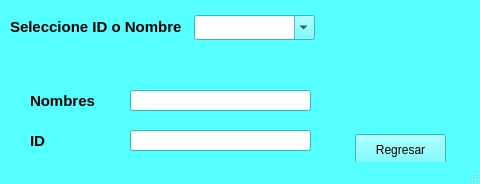
<?xml version="1.0" encoding="UTF-8"?>
<ui version="4.0">
 <class>Seleccion_Cuenta</class>
 <widget class="QMainWindow" name="Seleccion_Cuenta">
  <property name="geometry">
   <rect>
    <x>0</x>
    <y>0</y>
    <width>480</width>
    <height>184</height>
   </rect>
  </property>
  <property name="minimumSize">
   <size>
    <width>480</width>
    <height>184</height>
   </size>
  </property>
  <property name="maximumSize">
   <size>
    <width>480</width>
    <height>184</height>
   </size>
  </property>
  <property name="palette">
   <palette>
    <active>
     <colorrole role="WindowText">
      <brush brushstyle="SolidPattern">
       <color alpha="255">
        <red>0</red>
        <green>0</green>
        <blue>0</blue>
       </color>
      </brush>
     </colorrole>
     <colorrole role="Button">
      <brush brushstyle="SolidPattern">
       <color alpha="255">
        <red>85</red>
        <green>255</green>
        <blue>255</blue>
       </color>
      </brush>
     </colorrole>
     <colorrole role="Light">
      <brush brushstyle="SolidPattern">
       <color alpha="255">
        <red>213</red>
        <green>255</green>
        <blue>255</blue>
       </color>
      </brush>
     </colorrole>
     <colorrole role="Midlight">
      <brush brushstyle="SolidPattern">
       <color alpha="255">
        <red>149</red>
        <green>255</green>
        <blue>255</blue>
       </color>
      </brush>
     </colorrole>
     <colorrole role="Dark">
      <brush brushstyle="SolidPattern">
       <color alpha="255">
        <red>42</red>
        <green>127</green>
        <blue>127</blue>
       </color>
      </brush>
     </colorrole>
     <colorrole role="Mid">
      <brush brushstyle="SolidPattern">
       <color alpha="255">
        <red>56</red>
        <green>170</green>
        <blue>170</blue>
       </color>
      </brush>
     </colorrole>
     <colorrole role="Text">
      <brush brushstyle="SolidPattern">
       <color alpha="255">
        <red>0</red>
        <green>0</green>
        <blue>0</blue>
       </color>
      </brush>
     </colorrole>
     <colorrole role="BrightText">
      <brush brushstyle="SolidPattern">
       <color alpha="255">
        <red>255</red>
        <green>255</green>
        <blue>255</blue>
       </color>
      </brush>
     </colorrole>
     <colorrole role="ButtonText">
      <brush brushstyle="SolidPattern">
       <color alpha="255">
        <red>0</red>
        <green>0</green>
        <blue>0</blue>
       </color>
      </brush>
     </colorrole>
     <colorrole role="Base">
      <brush brushstyle="SolidPattern">
       <color alpha="255">
        <red>255</red>
        <green>255</green>
        <blue>255</blue>
       </color>
      </brush>
     </colorrole>
     <colorrole role="Window">
      <brush brushstyle="SolidPattern">
       <color alpha="255">
        <red>85</red>
        <green>255</green>
        <blue>255</blue>
       </color>
      </brush>
     </colorrole>
     <colorrole role="Shadow">
      <brush brushstyle="SolidPattern">
       <color alpha="255">
        <red>0</red>
        <green>0</green>
        <blue>0</blue>
       </color>
      </brush>
     </colorrole>
     <colorrole role="AlternateBase">
      <brush brushstyle="SolidPattern">
       <color alpha="255">
        <red>170</red>
        <green>255</green>
        <blue>255</blue>
       </color>
      </brush>
     </colorrole>
     <colorrole role="ToolTipBase">
      <brush brushstyle="SolidPattern">
       <color alpha="255">
        <red>255</red>
        <green>255</green>
        <blue>220</blue>
       </color>
      </brush>
     </colorrole>
     <colorrole role="ToolTipText">
      <brush brushstyle="SolidPattern">
       <color alpha="255">
        <red>0</red>
        <green>0</green>
        <blue>0</blue>
       </color>
      </brush>
     </colorrole>
    </active>
    <inactive>
     <colorrole role="WindowText">
      <brush brushstyle="SolidPattern">
       <color alpha="255">
        <red>0</red>
        <green>0</green>
        <blue>0</blue>
       </color>
      </brush>
     </colorrole>
     <colorrole role="Button">
      <brush brushstyle="SolidPattern">
       <color alpha="255">
        <red>85</red>
        <green>255</green>
        <blue>255</blue>
       </color>
      </brush>
     </colorrole>
     <colorrole role="Light">
      <brush brushstyle="SolidPattern">
       <color alpha="255">
        <red>213</red>
        <green>255</green>
        <blue>255</blue>
       </color>
      </brush>
     </colorrole>
     <colorrole role="Midlight">
      <brush brushstyle="SolidPattern">
       <color alpha="255">
        <red>149</red>
        <green>255</green>
        <blue>255</blue>
       </color>
      </brush>
     </colorrole>
     <colorrole role="Dark">
      <brush brushstyle="SolidPattern">
       <color alpha="255">
        <red>42</red>
        <green>127</green>
        <blue>127</blue>
       </color>
      </brush>
     </colorrole>
     <colorrole role="Mid">
      <brush brushstyle="SolidPattern">
       <color alpha="255">
        <red>56</red>
        <green>170</green>
        <blue>170</blue>
       </color>
      </brush>
     </colorrole>
     <colorrole role="Text">
      <brush brushstyle="SolidPattern">
       <color alpha="255">
        <red>0</red>
        <green>0</green>
        <blue>0</blue>
       </color>
      </brush>
     </colorrole>
     <colorrole role="BrightText">
      <brush brushstyle="SolidPattern">
       <color alpha="255">
        <red>255</red>
        <green>255</green>
        <blue>255</blue>
       </color>
      </brush>
     </colorrole>
     <colorrole role="ButtonText">
      <brush brushstyle="SolidPattern">
       <color alpha="255">
        <red>0</red>
        <green>0</green>
        <blue>0</blue>
       </color>
      </brush>
     </colorrole>
     <colorrole role="Base">
      <brush brushstyle="SolidPattern">
       <color alpha="255">
        <red>255</red>
        <green>255</green>
        <blue>255</blue>
       </color>
      </brush>
     </colorrole>
     <colorrole role="Window">
      <brush brushstyle="SolidPattern">
       <color alpha="255">
        <red>85</red>
        <green>255</green>
        <blue>255</blue>
       </color>
      </brush>
     </colorrole>
     <colorrole role="Shadow">
      <brush brushstyle="SolidPattern">
       <color alpha="255">
        <red>0</red>
        <green>0</green>
        <blue>0</blue>
       </color>
      </brush>
     </colorrole>
     <colorrole role="AlternateBase">
      <brush brushstyle="SolidPattern">
       <color alpha="255">
        <red>170</red>
        <green>255</green>
        <blue>255</blue>
       </color>
      </brush>
     </colorrole>
     <colorrole role="ToolTipBase">
      <brush brushstyle="SolidPattern">
       <color alpha="255">
        <red>255</red>
        <green>255</green>
        <blue>220</blue>
       </color>
      </brush>
     </colorrole>
     <colorrole role="ToolTipText">
      <brush brushstyle="SolidPattern">
       <color alpha="255">
        <red>0</red>
        <green>0</green>
        <blue>0</blue>
       </color>
      </brush>
     </colorrole>
    </inactive>
    <disabled>
     <colorrole role="WindowText">
      <brush brushstyle="SolidPattern">
       <color alpha="255">
        <red>42</red>
        <green>127</green>
        <blue>127</blue>
       </color>
      </brush>
     </colorrole>
     <colorrole role="Button">
      <brush brushstyle="SolidPattern">
       <color alpha="255">
        <red>85</red>
        <green>255</green>
        <blue>255</blue>
       </color>
      </brush>
     </colorrole>
     <colorrole role="Light">
      <brush brushstyle="SolidPattern">
       <color alpha="255">
        <red>213</red>
        <green>255</green>
        <blue>255</blue>
       </color>
      </brush>
     </colorrole>
     <colorrole role="Midlight">
      <brush brushstyle="SolidPattern">
       <color alpha="255">
        <red>149</red>
        <green>255</green>
        <blue>255</blue>
       </color>
      </brush>
     </colorrole>
     <colorrole role="Dark">
      <brush brushstyle="SolidPattern">
       <color alpha="255">
        <red>42</red>
        <green>127</green>
        <blue>127</blue>
       </color>
      </brush>
     </colorrole>
     <colorrole role="Mid">
      <brush brushstyle="SolidPattern">
       <color alpha="255">
        <red>56</red>
        <green>170</green>
        <blue>170</blue>
       </color>
      </brush>
     </colorrole>
     <colorrole role="Text">
      <brush brushstyle="SolidPattern">
       <color alpha="255">
        <red>42</red>
        <green>127</green>
        <blue>127</blue>
       </color>
      </brush>
     </colorrole>
     <colorrole role="BrightText">
      <brush brushstyle="SolidPattern">
       <color alpha="255">
        <red>255</red>
        <green>255</green>
        <blue>255</blue>
       </color>
      </brush>
     </colorrole>
     <colorrole role="ButtonText">
      <brush brushstyle="SolidPattern">
       <color alpha="255">
        <red>42</red>
        <green>127</green>
        <blue>127</blue>
       </color>
      </brush>
     </colorrole>
     <colorrole role="Base">
      <brush brushstyle="SolidPattern">
       <color alpha="255">
        <red>85</red>
        <green>255</green>
        <blue>255</blue>
       </color>
      </brush>
     </colorrole>
     <colorrole role="Window">
      <brush brushstyle="SolidPattern">
       <color alpha="255">
        <red>85</red>
        <green>255</green>
        <blue>255</blue>
       </color>
      </brush>
     </colorrole>
     <colorrole role="Shadow">
      <brush brushstyle="SolidPattern">
       <color alpha="255">
        <red>0</red>
        <green>0</green>
        <blue>0</blue>
       </color>
      </brush>
     </colorrole>
     <colorrole role="AlternateBase">
      <brush brushstyle="SolidPattern">
       <color alpha="255">
        <red>85</red>
        <green>255</green>
        <blue>255</blue>
       </color>
      </brush>
     </colorrole>
     <colorrole role="ToolTipBase">
      <brush brushstyle="SolidPattern">
       <color alpha="255">
        <red>255</red>
        <green>255</green>
        <blue>220</blue>
       </color>
      </brush>
     </colorrole>
     <colorrole role="ToolTipText">
      <brush brushstyle="SolidPattern">
       <color alpha="255">
        <red>0</red>
        <green>0</green>
        <blue>0</blue>
       </color>
      </brush>
     </colorrole>
    </disabled>
   </palette>
  </property>
  <property name="windowTitle">
   <string>Seleccion de Cuenta</string>
  </property>
  <widget class="QWidget" name="centralwidget">
   <widget class="QComboBox" name="Combo_find">
    <property name="geometry">
     <rect>
      <x>194</x>
      <y>15</y>
      <width>121</width>
      <height>25</height>
     </rect>
    </property>
    <property name="font">
     <font>
      <pointsize>11</pointsize>
     </font>
    </property>
    <property name="editable">
     <bool>true</bool>
    </property>
    <property name="maxVisibleItems">
     <number>5</number>
    </property>
   </widget>
   <widget class="QLabel" name="label">
    <property name="geometry">
     <rect>
      <x>10</x>
      <y>11</y>
      <width>181</width>
      <height>31</height>
     </rect>
    </property>
    <property name="font">
     <font>
      <pointsize>11</pointsize>
      <weight>75</weight>
      <bold>true</bold>
     </font>
    </property>
    <property name="text">
     <string>Seleccione ID o Nombre</string>
    </property>
   </widget>
   <widget class="QPushButton" name="Boton_Agregar">
    <property name="geometry">
     <rect>
      <x>330</x>
      <y>10</y>
      <width>51</width>
      <height>51</height>
     </rect>
    </property>
    <property name="cursor">
     <cursorShape>PointingHandCursor</cursorShape>
    </property>
    <property name="styleSheet">
     <string notr="true">QPushButton{
	background-color: rgb(85, 255, 255);
	border: 1px rgb(65, 235, 235);
	padding-top: 5px;
	border-color: rgb(65, 235, 235);	

	border-radius: 10px
	
	
}
QPushButton:hover{
	background-color: rgb(125, 255, 255);
	border -left: 1px solid rgb(110,144,76);
	border -right: 1px solid rgb(110,144,76);
	border -bottom: 5px solid rgb(110,144,76);	
 	border-radius: 10px
}
QPushButton:pressed{
	background-color: rgb(65, 245, 245);
	padding-top: -5px;
	border -left: 1px solid rgb(110,144,76);
	border -right: 1px solid rgb(110,144,76);
	border -top: 5px solid rgb(110,144,76);	
	border -bottom:none;
	border-radius: 10px
} 
</string>
    </property>
    <property name="text">
     <string/>
    </property>
    <property name="icon">
     <iconset>
      <normaloff>../recursos/add_user.png</normaloff>../recursos/add_user.png</iconset>
    </property>
    <property name="iconSize">
     <size>
      <width>42</width>
      <height>42</height>
     </size>
    </property>
   </widget>
   <widget class="QPushButton" name="Boton_Modificar">
    <property name="geometry">
     <rect>
      <x>410</x>
      <y>10</y>
      <width>51</width>
      <height>51</height>
     </rect>
    </property>
    <property name="cursor">
     <cursorShape>PointingHandCursor</cursorShape>
    </property>
    <property name="styleSheet">
     <string notr="true">QPushButton{
	background-color: rgb(85, 255, 255);
	border: 1px rgb(65, 235, 235);
	padding-top: 5px;
	border-color: rgb(65, 235, 235);	

	border-radius: 10px
	
	
}
QPushButton:hover{
	background-color: rgb(125, 255, 255);
	border -left: 1px solid rgb(110,144,76);
	border -right: 1px solid rgb(110,144,76);
	border -bottom: 5px solid rgb(110,144,76);	
 	border-radius: 10px
}
QPushButton:pressed{
	background-color: rgb(65, 245, 245);
	padding-top: -5px;
	border -left: 1px solid rgb(110,144,76);
	border -right: 1px solid rgb(110,144,76);
	border -top: 5px solid rgb(110,144,76);	
	border -bottom:none;
	border-radius: 10px
} 
</string>
    </property>
    <property name="text">
     <string/>
    </property>
    <property name="icon">
     <iconset>
      <normaloff>../recursos/edit_icon.png</normaloff>../recursos/edit_icon.png</iconset>
    </property>
    <property name="iconSize">
     <size>
      <width>42</width>
      <height>42</height>
     </size>
    </property>
   </widget>
   <widget class="QPushButton" name="Boton_Eliminar">
    <property name="geometry">
     <rect>
      <x>330</x>
      <y>74</y>
      <width>51</width>
      <height>51</height>
     </rect>
    </property>
    <property name="cursor">
     <cursorShape>PointingHandCursor</cursorShape>
    </property>
    <property name="styleSheet">
     <string notr="true">QPushButton{
	background-color: rgb(85, 255, 255);
	border: 1px rgb(65, 235, 235);
	padding-top: 5px;
	border-color: rgb(65, 235, 235);	

	border-radius: 10px
	
	
}
QPushButton:hover{
	background-color: rgb(125, 255, 255);
	border -left: 1px solid rgb(110,144,76);
	border -right: 1px solid rgb(110,144,76);
	border -bottom: 5px solid rgb(110,144,76);	
 	border-radius: 10px
}
QPushButton:pressed{
	background-color: rgb(65, 245, 245);
	padding-top: -5px;
	border -left: 1px solid rgb(110,144,76);
	border -right: 1px solid rgb(110,144,76);
	border -top: 5px solid rgb(110,144,76);	
	border -bottom:none;
	border-radius: 10px
} 
</string>
    </property>
    <property name="text">
     <string/>
    </property>
    <property name="icon">
     <iconset>
      <normaloff>../recursos/delete_user.png</normaloff>../recursos/delete_user.png</iconset>
    </property>
    <property name="iconSize">
     <size>
      <width>42</width>
      <height>42</height>
     </size>
    </property>
   </widget>
   <widget class="QPushButton" name="Boton_Buscar">
    <property name="geometry">
     <rect>
      <x>410</x>
      <y>74</y>
      <width>51</width>
      <height>51</height>
     </rect>
    </property>
    <property name="cursor">
     <cursorShape>PointingHandCursor</cursorShape>
    </property>
    <property name="styleSheet">
     <string notr="true">QPushButton{
	background-color: rgb(85, 255, 255);
	border: 1px rgb(65, 235, 235);
	padding-top: 5px;
	border-color: rgb(65, 235, 235);	

	border-radius: 10px
	
	
}
QPushButton:hover{
	background-color: rgb(125, 255, 255);
	border -left: 1px solid rgb(110,144,76);
	border -right: 1px solid rgb(110,144,76);
	border -bottom: 5px solid rgb(110,144,76);	
 	border-radius: 10px
}
QPushButton:pressed{
	background-color: rgb(65, 245, 245);
	padding-top: -5px;
	border -left: 1px solid rgb(110,144,76);
	border -right: 1px solid rgb(110,144,76);
	border -top: 5px solid rgb(110,144,76);	
	border -bottom:none;
	border-radius: 10px
} 
</string>
    </property>
    <property name="text">
     <string/>
    </property>
    <property name="icon">
     <iconset>
      <normaloff>../recursos/search.png</normaloff>../recursos/search.png</iconset>
    </property>
    <property name="iconSize">
     <size>
      <width>42</width>
      <height>42</height>
     </size>
    </property>
   </widget>
   <widget class="QLabel" name="Label_Nombres">
    <property name="geometry">
     <rect>
      <x>30</x>
      <y>90</y>
      <width>71</width>
      <height>21</height>
     </rect>
    </property>
    <property name="font">
     <font>
      <pointsize>11</pointsize>
      <weight>75</weight>
      <bold>true</bold>
     </font>
    </property>
    <property name="text">
     <string>Nombres</string>
    </property>
   </widget>
   <widget class="QLabel" name="Label_Id">
    <property name="geometry">
     <rect>
      <x>30</x>
      <y>130</y>
      <width>71</width>
      <height>21</height>
     </rect>
    </property>
    <property name="font">
     <font>
      <pointsize>11</pointsize>
      <weight>75</weight>
      <bold>true</bold>
     </font>
    </property>
    <property name="text">
     <string>ID</string>
    </property>
   </widget>
   <widget class="QLineEdit" name="Text_Nombres">
    <property name="geometry">
     <rect>
      <x>130</x>
      <y>90</y>
      <width>181</width>
      <height>21</height>
     </rect>
    </property>
    <property name="font">
     <font>
      <pointsize>11</pointsize>
     </font>
    </property>
   </widget>
   <widget class="QLineEdit" name="Text_Id">
    <property name="geometry">
     <rect>
      <x>130</x>
      <y>130</y>
      <width>181</width>
      <height>21</height>
     </rect>
    </property>
    <property name="font">
     <font>
      <pointsize>11</pointsize>
     </font>
    </property>
   </widget>
   <widget class="QPushButton" name="pushButton">
    <property name="geometry">
     <rect>
      <x>355</x>
      <y>134</y>
      <width>91</width>
      <height>31</height>
     </rect>
    </property>
    <property name="cursor">
     <cursorShape>PointingHandCursor</cursorShape>
    </property>
    <property name="text">
     <string>Regresar</string>
    </property>
   </widget>
  </widget>
  <widget class="QStatusBar" name="statusbar"/>
 </widget>
 <resources/>
 <connections/>
</ui>
